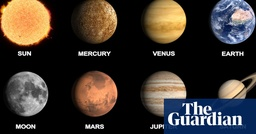
#> input picture PlanetHoughCircle/planet.jpeg, 256 x 134 px, shrunk from 1200 x 630 before the run
$ python main.py
#> lines starting #> are read from the running program, lines starting #| are printed output that depends on the picture; after the words box and inside, x2 and y2 are one past the last pixel; in counts of white or black regions, pixels touching at a corner belong together
# Import Necessary library
import cv2
import numpy as np

# Read Input image
planets = cv2.imread('planet.jpeg')
#> planets is the input picture: shape (134, 256, 3); mean B, G, R 47.9, 54.6, 62.7
# Convert to grayscale
gray_img = cv2.cvtColor(planets, cv2.COLOR_BGR2GRAY)
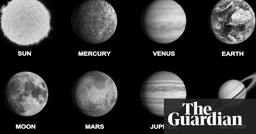
#> gray_img: shape (134, 256); min 0, max 255, mean 56.3
# Apply median Blur to remove noise
img = cv2.medianBlur( gray_img, 5)
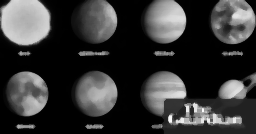
#> img: shape (134, 256); min 0, max 252, mean 54.3
# Convert to grayscale to blurred image
cimg = cv2.cvtColor(img, cv2.COLOR_GRAY2BGR)
# Obtain Hough Circles
circles = cv2.HoughCircles( img, cv2.HOUGH_GRADIENT, 1 ,250, param1=100, param2=30, minRadius=10, maxRadius=0)
#> circles = [[25.5, 93.5, 22.5]]
# Convert circles to unit16
circles = np.uint16( np.around(circles))
#> circles = [[26, 94, 22]]
# Loop though the Circles and draw them
for i in circles[0,:]:
    # Draw the outer circle
    cv2.circle(planets,(i[0],i[1]),i[2],(0,255,0),10)
    # Draw the center of the circle
    cv2.circle(planets,(i[0],i[1]),2,(0,0,255),10)
#> this loop made 1 pass
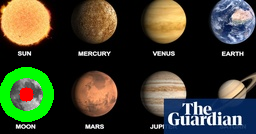
#> planets: shape (134, 256, 3); 4.9% of pixels changed, all inside (x1, y1, x2, y2) = (0, 67, 54, 122)

cv2.imshow("CircleDetection",planets)

cv2.waitKey(0)
cv2.destroyAllWindows()
# Save Output Image
#cv2.imwrite("HoughCirlces.jpg", planets)
